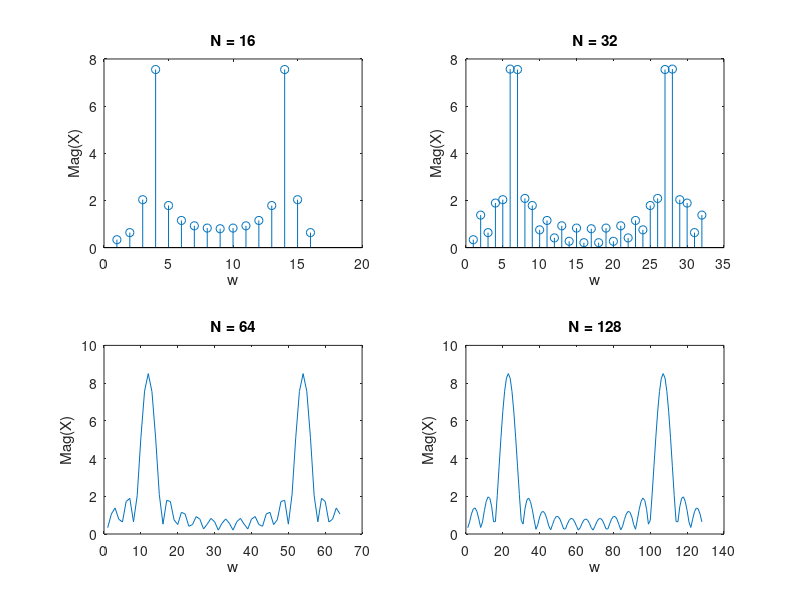

The MATLAB script that drew this image:
clearvars

f0 = 11;
fs = 64;
L = 16;
n = 0:15;

x = cos((2*pi*f0*n)/fs);

X1 = fft(x, L);
X2 = fft(x, 2*L);
X3 = fft(x, 4*L);
X4 = fft(x, 8*L);

figure;
subplot(2, 2, 1);
stem(abs(X1));
title("N = 16");
xlabel("w");
ylabel("Mag(X)");
subplot(2, 2, 2);
stem(abs(X2));
title("N = 32");
xlabel("w");
ylabel("Mag(X)");
subplot(2, 2, 3);
plot(abs(X3));
title("N = 64");
xlabel("w");
ylabel("Mag(X)");
subplot(2, 2, 4);
plot(abs(X4));
title("N = 128");
xlabel("w");
ylabel("Mag(X)");